Frame 1 (no input): blank canvas, image omitted
Frame 60 (no input): blank canvas, image omitted
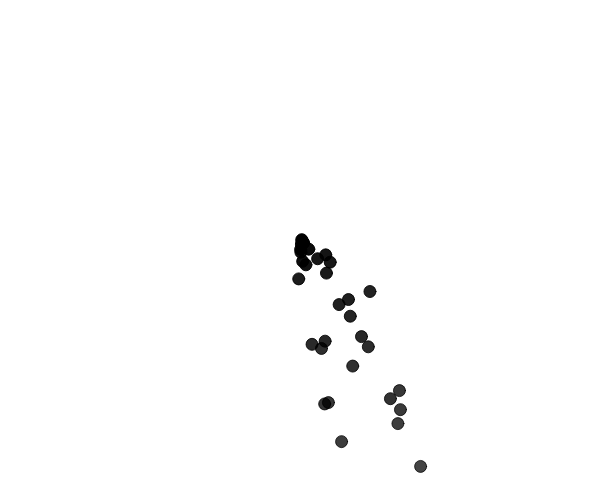
Frame 120 (the mouse pressed at the canvas centre since frame 60)

The p5.js sketch whose frames 1 and 60 were blank and that drew this single picture after the mouse press (run headless with seeded random() and noise() and a simulated clock; from frame 60 on, the mouse is pressed at the canvas centre):

// p5.js sketch
// ── sketch.js
// multiple particle systems (gushing hose of particles) based on mouse clicks!
// encapsulation AND inheritance and wind (applyForce)!

let partSystem = [];

function setup() {
	createCanvas(600, 480);
}

function draw() {
  background(255);

	let wind = createVector(0.1, 0); // new wind force

	if (partSystem.length > 0) {
	  for (let i = partSystem.length - 1; i >= 0; i--) {
	    partSystem[i].addPart();
			partSystem[i].applyForce(wind); // applyForce method added back in
	    partSystem[i].run();
	  }
  }
}

function mousePressed() { // add ParticleSystem on mouse click
	partSystem.push(new ParticleSystem(mouseX, mouseY));
}

class ParticleSystem { // ParticleSystem class now refers to Particle class
	constructor(x, y) {
		this.x = x;
		this.y = y;
		this.particles = []; // array of Particles for each ParticleSystem
	}

	applyForce(force) {
		for (this.i = 0; this.i < this.particles.length; this.i++) {
			this.particles[this.i].applyForce(force);
		}

	}

	addPart() { // when partSystem.length > 0, this runs in draw()
		this.particles.push(new Particle(this.x, this.y));
	}

	run() {
		for (let p = this.particles.length - 1; p >= 0; p--) {
			this.particles[p].move(); // move() is in Particle class
			this.particles[p].draw(); // draw() is in Particle class
		  if (this.particles[p].isDead()) { // isDead() is in Particle class
			  this.particles.splice(p, 1);
		  }
	  }
	}
}

class Particle {
	constructor(x, y) {
		this.loc = createVector(x, y);
		this.vel = createVector(random(-1, 1), random(-0.5, 0.5));
		this.acc = createVector(0, 0.1);
		this.lifespan = 255;
	}

	applyForce(force) {
		this.acc.add(force);
		this.vel.add(this.acc);
		this.loc.add(this.vel);
		this.acc.sub(force); // so acc doesn't increase. dirty solution to account for air resistence (w/o air resistence, particles would continue to increase in speed in x-direction)
	}

	isDead() {
		if (this.lifespan <= 0) {
			return true;
		}
		else {
			return false;
		}
	}

	move() {
		this.vel.add(this.acc);
		this.loc.add(this.vel);
	}

	draw() {
		stroke(0, this.lifespan);
		fill(0, this.lifespan);
		ellipse(this.loc.x, this.loc.y, 12, 12);
		this.lifespan -= 2;

	}
}

class SqParticle extends Particle {
	constructor(x, y) {
		super(x, y);

		draw(stroke, this.lifespan);
		fill(0, this.lifespan);
		rect(this.loc.x, this.loc.y, 12, 12);
		this.lifepsan -= 2;
	}
}
